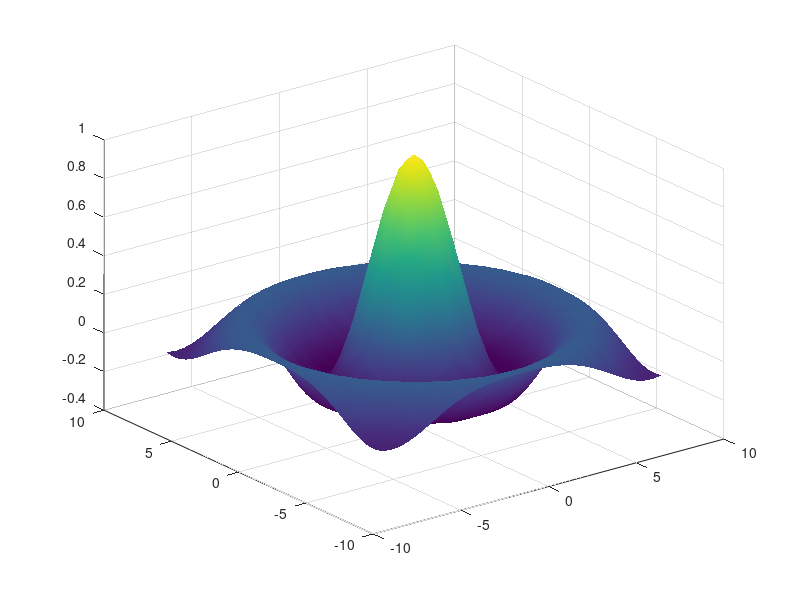

Source code (MATLAB):
[X,Y] = meshgrid(-8:.5:8);
R = sqrt(X.^2 + Y.^2) + eps;
Z = sin(R)./R;

%% Graphing the sinc Function
mesh(X,Y,Z)
surf(X,Y,Z)
shading interp

%% Colored Surface Plots
% surf(X,Y,Z)
% colormap hsv
% colorbar

%% Making Surfaces Transparent
% surf(X,Y,Z)
% colormap hsv
% alpha(.4)

%% Illuminating Surface Plots with Lights
% surf(X,Y,Z,'FaceColor','red','EdgeColor','none')
% camlight left;
% lighting phong
%% Print
% print -dpng matlab.png
 
% set(gcf,'PaperPositionMode','auto')
% print -dpng -r0 matlab.png
% To save the figure at the same size as the figure on the screen
% print -dtiff -r200 matlab.tiff
% To save the same figure as a TIFF file with a resolution of 200 dpi
% print
% the current figure prints on your default printer
